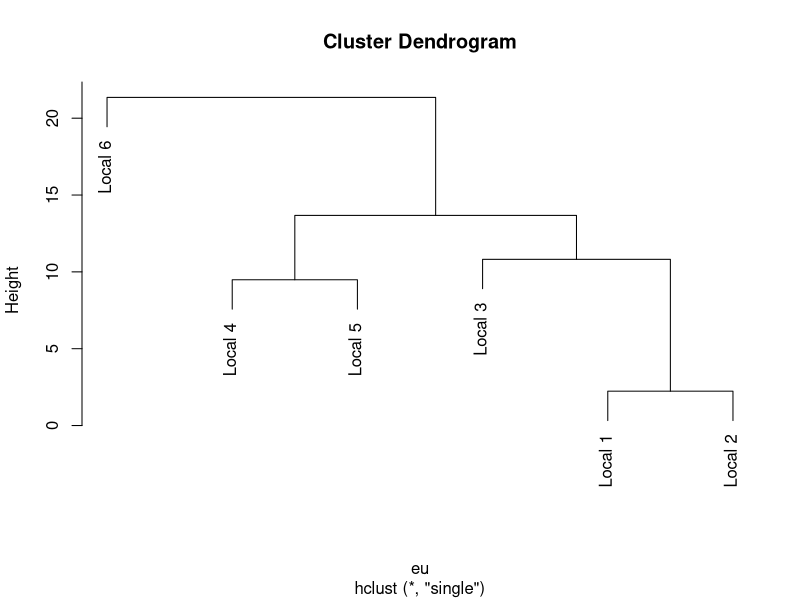
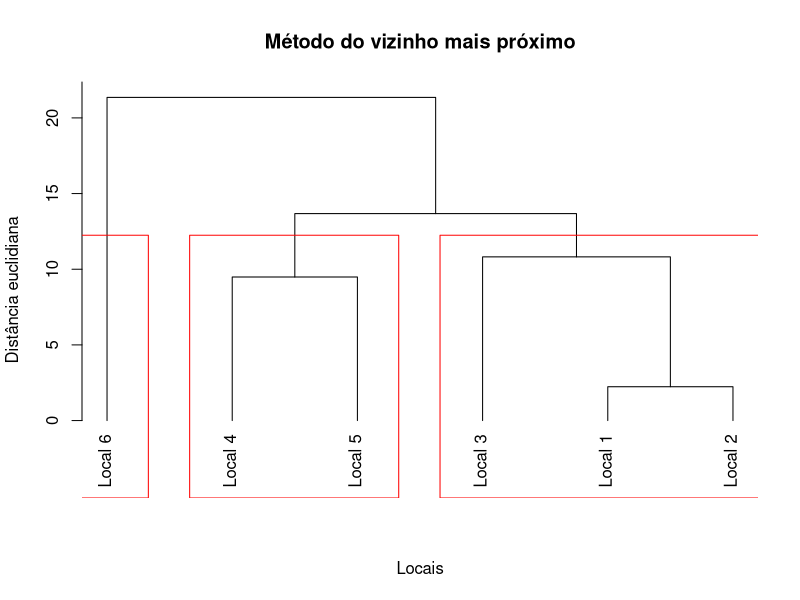
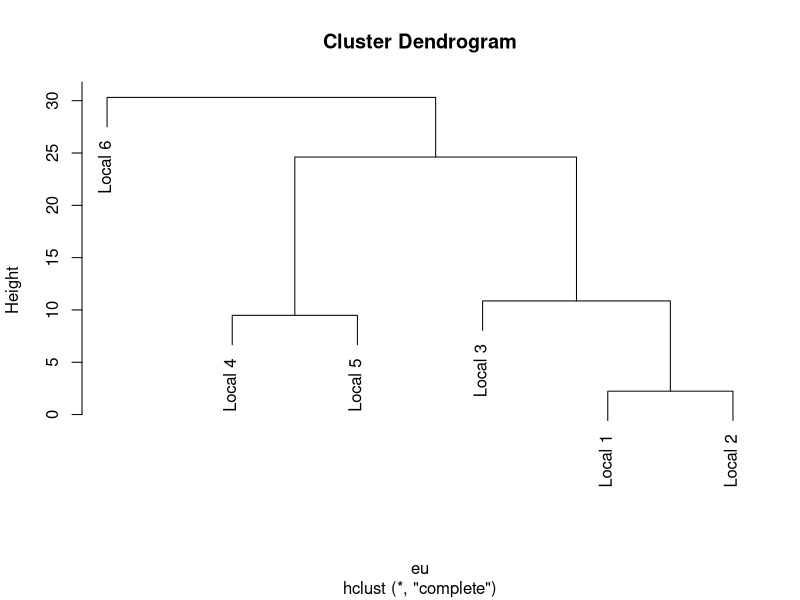
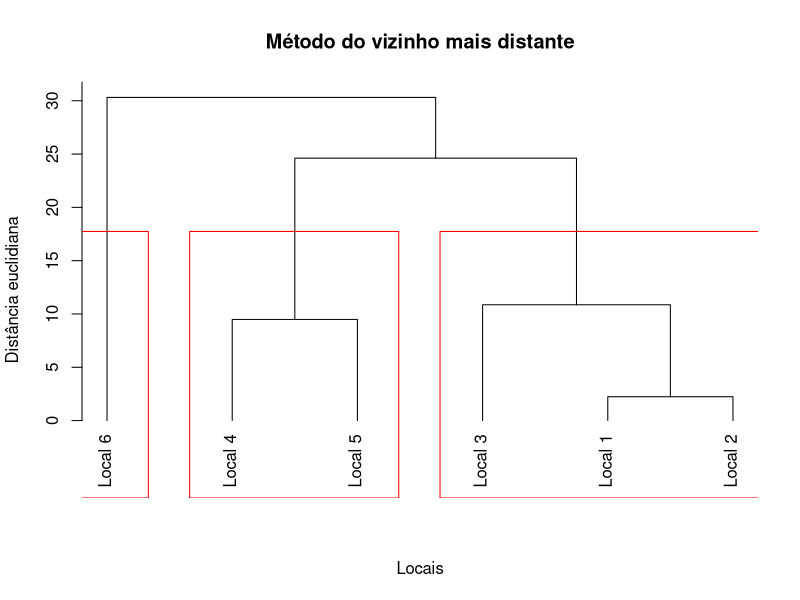
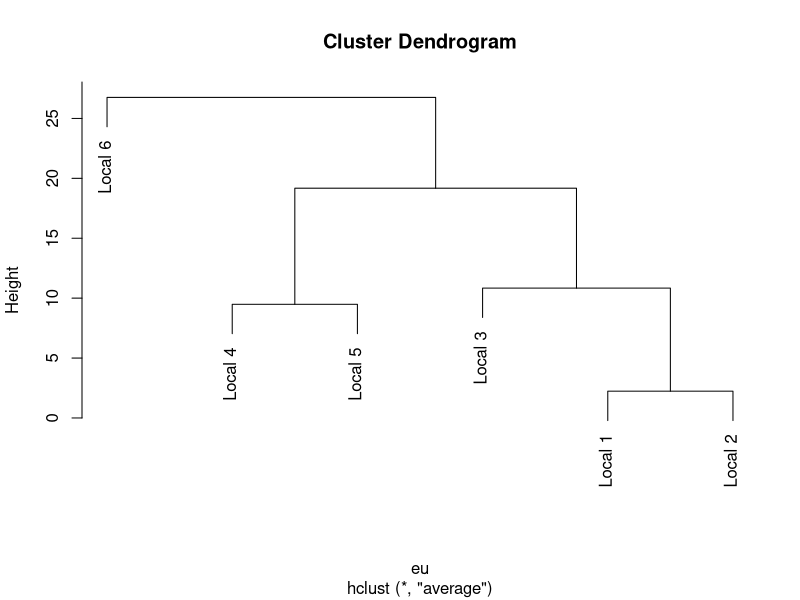
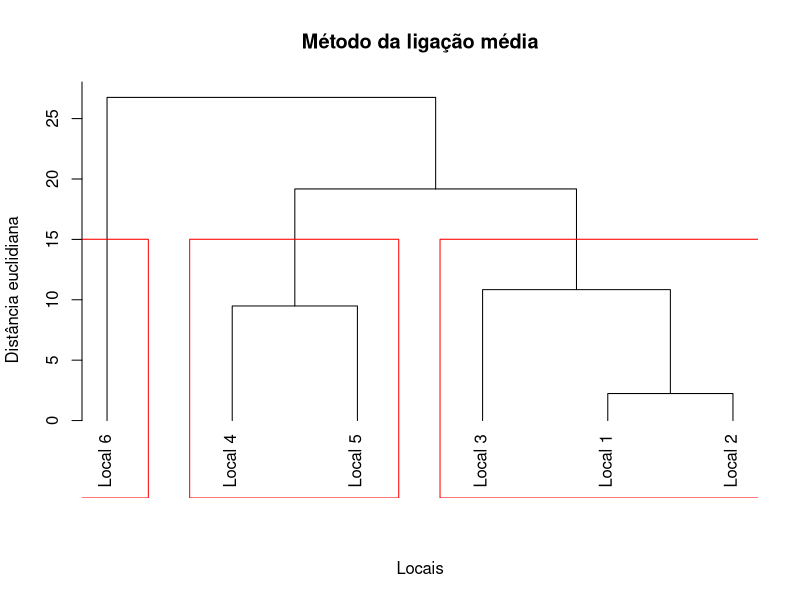
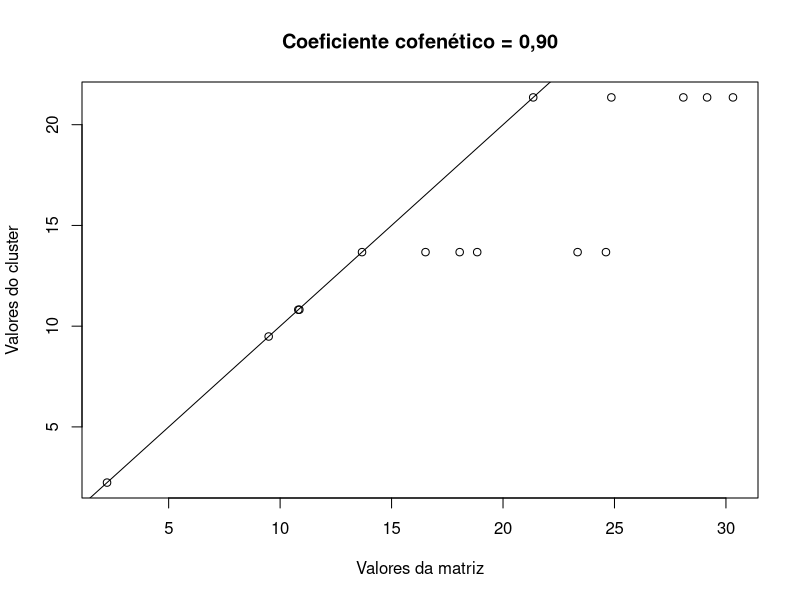
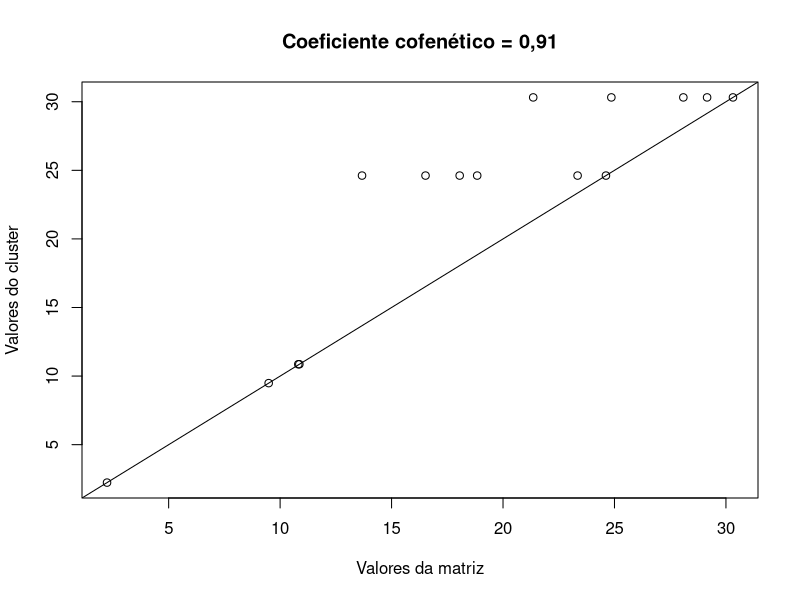

The R script that drew these images, in order:

# Mini-curso em ecologia númerica
# XXV Semana acadêmica de BIOLOGIA - UNIOESTE Cascavel

# Prática 1: Análise de agrupamento - CLUSTER
#            Métodos hierarquicos aglomerativos

# O cluster hierarquico (função hcluster) está no diretório padrão do R não sendo necessário,
# portanto, realizar o download de qualquer pacote para execução dessa função. Para a constru-
# -ção de cluster via R, é necessária a construção de uma matriz de distância. O R possui
# o comando padrão chamado "dist" para a construção de matrizes de distância, porém esse comando
# não contém todos os indíces ecológicos que podem ser usados como medidas de distância. Em razão
# deste é comum os pesquisadores utilizarem o comando para distâncias "vegdist" disponível no 
# pacote vegan.
# Os índices ecológicos são uteis por apresentarem valor máximo = 1 para absoluta diferença entre 
# locais (ou seja, '1' significa 'não compartilha espécies'). Em contraste, a distância padrão mais 
# utilizada, euclidiana, não possui limite superior, mas varia com a soma das abundâncias totais dos
# locais quando não há espécies compartilhadas, e utiliza quadrado das diferenças das abundâncias.
# Na atividade de hoje iremos prosseguir com a distância euclidiana, porém vocês podem tentar outras
# medidas em casa com os dados usados neste minicurso. 

# Carregando os pacotes necessários 
library(vegan)

# A atividade:

# Cinco locais foram amostrados e o pesquisador deseja saber, com base na frequência absoluta
# das espécies amostradas, qual é o mais próximamente parecida com qual.

## --> Passo 1: Inseririndo os dados amostrados.

# Criando a matriz com os dados (comando 'matrix')
P1=matrix(c(0,0,10,8,0,0,0,12,9,0,0,0,13,5,10,2,3,0,4,12,5,10,0,0,16,15,20,0,0,0),nrow=6,byrow=5)
P1
# Colocando nome nas colunas/linhas da matriz 
# colunas - comando 'colnames(nome da matriz)'
# linhas - comando 'rownames (nome das linhas)'
colnames(P1)=c("A", "B", "C", "D","E")
rownames(P1)=c("Local 1", "Local 2", "Local 3", "Local 4", "Local 5","Local 6")
P1 # versão final da nossa matriz/tabela


## --> Passo 2: Criar uma matriz de distâncias

# Criar a matriz de similaridade/dissimilaridade - mas qual distância utilizar?
# Existem dois comandos do pacote vegan bem utilizados - "dist" e o "vegdist"

P1 #  Matriz original

eu=vegdist(P1, method="euclidean", binary=F) # Matriz com distância de bray-curtis - comando "vegdist"
eu

# --> Passo 3: O cluster

# 1. Método do vizinho mais próximo - method ="single"

# Comando de criação de hirarquia cluster via metodo do vizinho mais próximo
vizinhop=hclust(eu, method="single") 

# Visualização gráfica
plot(vizinhop) # o cluster

plot(vizinhop, main="Método do vizinho mais próximo", sub="",
     ylab="Distância euclidiana", xlab="Locais", hang = -1) # Deixando mais paupavel 

rect.hclust(vizinhop, k=3, border="red") # divisão de grupos

cutree(vizinhop, 3) # visualização dos indivíduos nos grupos


# 2. Método da ligação completa ou do vizinho mais distante ("Complete linkage") 
#    method="complete"

# Comando de criação de hirarquia cluster via metodo do vizinho mais distante
vizinhod=hclust(eu, method="complete") 

# Visualização gráfica
plot(vizinhod) # o cluster

plot(vizinhod, main="Método do vizinho mais distante", sub="",
     ylab="Distância euclidiana", xlab="Locais", hang = -1) # Deixando mais paupavel 

rect.hclust(vizinhod, k=3, border="red") # divisão de grupos

cutree(vizinhod, 3) # visualização dos indivíduos nos grupos

# 3. Método da ligação média (average linkage):

# Comando de criação de hirarquia cluster via metodo do vizinho mais distante
media=hclust(eu, method="average") 

# Visualização gráfica
plot(media) # o cluster

plot(media, main="Método da ligação média", sub="",
     ylab="Distância euclidiana", xlab="Locais", hang = -1) # Deixando mais paupavel 

rect.hclust(media, k=3, border="red") # divisão de grupos

cutree(media, 3) # visualização dos indivíduos nos grupos

# --> Passo 4: Mas qual cluster? Avaliação!
cor(eu, cophenetic(vizinhop)) # 0,8985643
cor.test(eu, cophenetic(vizinhop)) # t= 7,3827; df= 13, P < 0,001
plot(eu, cophenetic(vizinhop), main="Coeficiente cofenético = 0,90",
     xlab="Valores da matriz", ylab="Valores do cluster")
abline(0, 1)

cor(eu, cophenetic(vizinhod)) # 0,9070452
cor.test(eu, cophenetic(vizinhod)) # t= 7,7676; df= 13, P < 0,001
plot(eu, cophenetic(vizinhod), main="Coeficiente cofenético = 0,91",
     xlab="Valores da matriz", ylab="Valores do cluster" )
abline(0, 1)

cor(eu, cophenetic(media)) # 0,9236304
cor.test(eu, cophenetic(media)) # t= 8,6886; df= 13, P < 0,001
plot(eu, cophenetic(media), main="Coeficiente cofenético = 0,92",
     xlab="Valores da matriz", ylab="Valores do cluster")
abline(0, 1)

